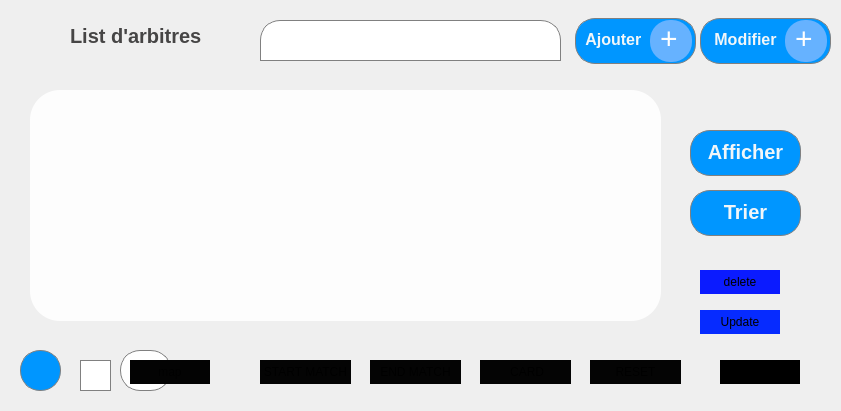
     <widget class="QWidget" name="widget_3" native="true">
      <property name="geometry">
       <rect>
        <x>290</x>
        <y>10</y>
        <width>841</width>
        <height>411</height>
       </rect>
      </property>
      <property name="styleSheet">
       <string notr="true">border: 0px solid gray;
border-radius:25px;
</string>
      </property>
      <widget class="QLineEdit" name="lineEditSearch">
       <property name="geometry">
        <rect>
         <x>260</x>
         <y>20</y>
         <width>301</width>
         <height>41</height>
        </rect>
       </property>
       <property name="styleSheet">
        <string notr="true">      background-color: white;
      border: 1px solid gray;
      border-top-right-radius: 20px;
      border-top-left-radius: 20px;
	  border-bottom-right-radius: 0px;
      border-bottom-left-radius: 0px;
      padding-left: 10px;</string>
       </property>
      </widget>
      <widget class="QLabel" name="label_5">
       <property name="geometry">
        <rect>
         <x>70</x>
         <y>20</y>
         <width>171</width>
         <height>31</height>
        </rect>
       </property>
       <property name="styleSheet">
        <string notr="true">color:#464545;
font-size:20px;
font-weight:bold;
font-family: Arial;</string>
       </property>
       <property name="text">
        <string>List d'arbitres</string>
       </property>
      </widget>
      <widget class="QLabel" name="label_7">
       <property name="geometry">
        <rect>
         <x>20</x>
         <y>9</y>
         <width>51</width>
         <height>51</height>
        </rect>
       </property>
       <property name="text">
        <string/>
       </property>
       <property name="pixmap">
        <pixmap resource="resource.qrc">:/logo/logoimin.png</pixmap>
       </property>
       <property name="scaledContents">
        <bool>true</bool>
       </property>
      </widget>
      <widget class="QLabel" name="label_15">
       <property name="geometry">
        <rect>
         <x>650</x>
         <y>20</y>
         <width>42</width>
         <height>42</height>
        </rect>
       </property>
       <property name="styleSheet">
        <string notr="true">background-color:#66B2FF;
color:white;
border-radius:20px;
padding-left:3px;
padding-bottom:5px;
font-size:30px;</string>
       </property>
       <property name="text">
        <string>+</string>
       </property>
      </widget>
      <widget class="QPushButton" name="pushButton_6">
       <property name="geometry">
        <rect>
         <x>575</x>
         <y>18</y>
         <width>121</width>
         <height>46</height>
        </rect>
       </property>
       <property name="styleSheet">
        <string notr="true">QPushButton{
color:rgb(241, 246, 249);
background-color:rgb(0,150,255);
padding-left:-40px;
border:1px solid gray;
border-radius:20px;
padding-bottom:3px;
font-weight:bold;
font-size:16px;
}
QPushButton:hover{
color:rgb(241, 246, 249);
background-color:rgb(0,170,255);
padding-left:-40px;
border:1px solid gray;
border-radius:20px;
padding-bottom:3px;
font-weight:bold;
}
</string>
       </property>
       <property name="text">
        <string>Ajouter </string>
       </property>
      </widget>
      <widget class="QPushButton" name="pushButton_10">
       <property name="geometry">
        <rect>
         <x>690</x>
         <y>190</y>
         <width>111</width>
         <height>46</height>
        </rect>
       </property>
       <property name="styleSheet">
        <string notr="true">QPushButton{
color:rgb(241, 246, 249);
background-color:rgb(0,150,255);
border:1px solid gray;
border-radius:20px;
padding-bottom:3px;
font-weight:bold;
font-size:20px;
}
QPushButton:hover{
color:rgb(241, 246, 249);
background-color:rgb(0,170,255);
border:1px solid gray;
font-size:20px;
border-radius:20px;
padding-bottom:3px;
font-weight:bold;
}
</string>
       </property>
       <property name="text">
        <string>Trier</string>
       </property>
      </widget>
      <widget class="QPushButton" name="pushButton_18">
       <property name="geometry">
        <rect>
         <x>690</x>
         <y>130</y>
         <width>111</width>
         <height>46</height>
        </rect>
       </property>
       <property name="styleSheet">
        <string notr="true">QPushButton{
color:rgb(241, 246, 249);
background-color:rgb(0,150,255);
border:1px solid gray;
border-radius:20px;
padding-bottom:3px;
font-weight:bold;
font-size:20px;
}
QPushButton:hover{
color:rgb(241, 246, 249);
background-color:rgb(0,170,255);
border:1px solid gray;
font-size:20px;
border-radius:20px;
padding-bottom:3px;
font-weight:bold;
}
</string>
       </property>
       <property name="text">
        <string>Afficher</string>
       </property>
      </widget>
      <widget class="QTableView" name="tableView">
       <property name="geometry">
        <rect>
         <x>30</x>
         <y>90</y>
         <width>631</width>
         <height>231</height>
        </rect>
       </property>
       <property name="styleSheet">
        <string notr="true">QTableView {
	color: rgb(0, 0, 0);
    background-color: rgba(255, 255, 255, 0.9); 
    border-radius: 30px;
    color: black;
    border: 0px solid black;
}

QHeaderView::section {
    border: 0px solid black;
    background-color: rgb(0,150,255);
    color: rgb(241, 246, 249);
    padding: 4px;
    border-radius: 10px;
    margin-left: 2px;
    margin-top: 2px;
    margin-bottom: 2px;
    font-weight: bold;
    font-size: 15px;
}

QHeaderView {
    border: none;
}
</string>
       </property>
      </widget>
      <widget class="QLineEdit" name="deleteui">
       <property name="geometry">
        <rect>
         <x>80</x>
         <y>360</y>
         <width>31</width>
         <height>31</height>
        </rect>
       </property>
       <property name="styleSheet">
        <string notr="true">      background-color: white;
      border: 1px solid gray;
      border-radius: 20px;
      padding-left: 10px;</string>
       </property>
      </widget>
      <widget class="QPushButton" name="pushButton_20">
       <property name="geometry">
        <rect>
         <x>20</x>
         <y>350</y>
         <width>41</width>
         <height>41</height>
        </rect>
       </property>
       <property name="styleSheet">
        <string notr="true">QPushButton{
color:rgb(241, 246, 249);
background-color:rgb(0,150,255);
border:1px solid gray;
border-radius:20px;
padding-bottom:3px;
font-weight:bold;
}
QPushButton:hover{
color:rgb(241, 246, 249);
background-color:rgb(0,170,255);
border:1px solid gray;
border-radius:20px;
padding-bottom:3px;
font-weight:bold;
}
</string>
       </property>
       <property name="text">
        <string/>
       </property>
       <property name="icon">
        <iconset theme="QIcon::ThemeIcon::EditDelete"/>
       </property>
      </widget>
      <widget class="QPushButton" name="pushButton_65">
       <property name="geometry">
        <rect>
         <x>700</x>
         <y>18</y>
         <width>131</width>
         <height>46</height>
        </rect>
       </property>
       <property name="styleSheet">
        <string notr="true">QPushButton{
color:rgb(241, 246, 249);
background-color:rgb(0,150,255);
padding-left:-40px;
border:1px solid gray;
border-radius:20px;
padding-bottom:3px;
font-weight:bold;
font-size:16px;
}
QPushButton:hover{
color:rgb(241, 246, 249);
background-color:rgb(0,170,255);
padding-left:-40px;
border:1px solid gray;
border-radius:20px;
padding-bottom:3px;
font-weight:bold;
}
</string>
       </property>
       <property name="text">
        <string>Modifier</string>
       </property>
      </widget>
      <widget class="QLabel" name="label_169">
       <property name="geometry">
        <rect>
         <x>785</x>
         <y>20</y>
         <width>42</width>
         <height>42</height>
        </rect>
       </property>
       <property name="styleSheet">
        <string notr="true">background-color:#66B2FF;
color:white;
border-radius:20px;
padding-left:3px;
padding-bottom:5px;
font-size:30px;</string>
       </property>
       <property name="text">
        <string>+</string>
       </property>
      </widget>
      <widget class="QLineEdit" name="arduino">
       <property name="geometry">
        <rect>
         <x>120</x>
         <y>350</y>
         <width>51</width>
         <height>41</height>
        </rect>
       </property>
       <property name="styleSheet">
        <string notr="true">      background-color: white;
      border: 1px solid gray;
      border-radius: 20px;
      padding-left: 10px;</string>
       </property>
      </widget>
      <widget class="QPushButton" name="pushButton_24">
       <property name="geometry">
        <rect>
         <x>700</x>
         <y>270</y>
         <width>80</width>
         <height>24</height>
        </rect>
       </property>
       <property name="styleSheet">
        <string notr="true">background-color: rgb(11, 27, 255);</string>
       </property>
       <property name="text">
        <string>delete</string>
       </property>
      </widget>
      <widget class="QPushButton" name="pushButton_25">
       <property name="geometry">
        <rect>
         <x>700</x>
         <y>310</y>
         <width>80</width>
         <height>24</height>
        </rect>
       </property>
       <property name="styleSheet">
        <string notr="true">background-color: rgb(6, 43, 255);</string>
       </property>
       <property name="text">
        <string>Update</string>
       </property>
      </widget>
      <widget class="QPushButton" name="pushButton_start">
       <property name="geometry">
        <rect>
         <x>260</x>
         <y>360</y>
         <width>91</width>
         <height>24</height>
        </rect>
       </property>
       <property name="styleSheet">
        <string notr="true">background-color: rgb(4, 4, 4);</string>
       </property>
       <property name="text">
        <string>START MATCH</string>
       </property>
      </widget>
      <widget class="QPushButton" name="pushButton_stop">
       <property name="geometry">
        <rect>
         <x>370</x>
         <y>360</y>
         <width>91</width>
         <height>24</height>
        </rect>
       </property>
       <property name="styleSheet">
        <string notr="true">background-color: rgb(4, 4, 4);</string>
       </property>
       <property name="text">
        <string>END MATCH</string>
       </property>
      </widget>
      <widget class="QPushButton" name="pushButton_30">
       <property name="geometry">
        <rect>
         <x>480</x>
         <y>360</y>
         <width>91</width>
         <height>24</height>
        </rect>
       </property>
       <property name="styleSheet">
        <string notr="true">background-color: rgb(4, 4, 4);</string>
       </property>
       <property name="text">
        <string> CARD</string>
       </property>
      </widget>
      <widget class="QPushButton" name="pushButton_reset">
       <property name="geometry">
        <rect>
         <x>590</x>
         <y>360</y>
         <width>91</width>
         <height>24</height>
        </rect>
       </property>
       <property name="styleSheet">
        <string notr="true">background-color: rgb(4, 4, 4);</string>
       </property>
       <property name="text">
        <string>RESET</string>
       </property>
      </widget>
      <widget class="QPushButton" name="pushButton_27">
       <property name="geometry">
        <rect>
         <x>720</x>
         <y>360</y>
         <width>80</width>
         <height>24</height>
        </rect>
       </property>
       <property name="styleSheet">
        <string notr="true">background-color: rgb(0, 0, 0);</string>
       </property>
       <property name="text">
        <string>STATISTICS</string>
       </property>
      </widget>
      <widget class="QPushButton" name="pushButton_28">
       <property name="geometry">
        <rect>
         <x>130</x>
         <y>360</y>
         <width>80</width>
         <height>24</height>
        </rect>
       </property>
       <property name="styleSheet">
        <string notr="true">background-color: rgb(3, 3, 3);</string>
       </property>
       <property name="text">
        <string>map</string>
       </property>
      </widget>
      <zorder>lineEditSearch</zorder>
      <zorder>label_5</zorder>
      <zorder>label_7</zorder>
      <zorder>pushButton_6</zorder>
      <zorder>label_15</zorder>
      <zorder>pushButton_10</zorder>
      <zorder>pushButton_18</zorder>
      <zorder>tableView</zorder>
      <zorder>deleteui</zorder>
      <zorder>pushButton_20</zorder>
      <zorder>pushButton_65</zorder>
      <zorder>label_169</zorder>
      <zorder>arduino</zorder>
      <zorder>pushButton_24</zorder>
      <zorder>pushButton_25</zorder>
      <zorder>pushButton_start</zorder>
      <zorder>pushButton_stop</zorder>
      <zorder>pushButton_30</zorder>
      <zorder>pushButton_reset</zorder>
      <zorder>pushButton_27</zorder>
      <zorder>pushButton_28</zorder>
     </widget>
